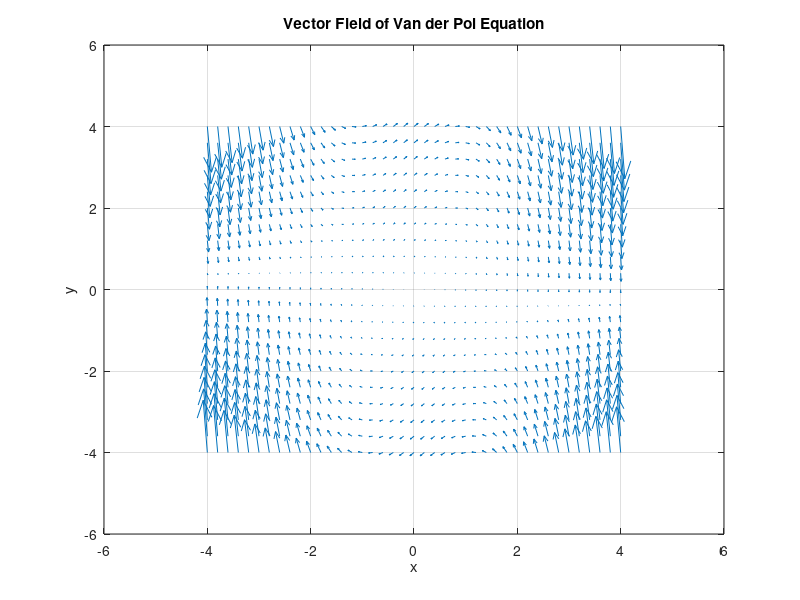
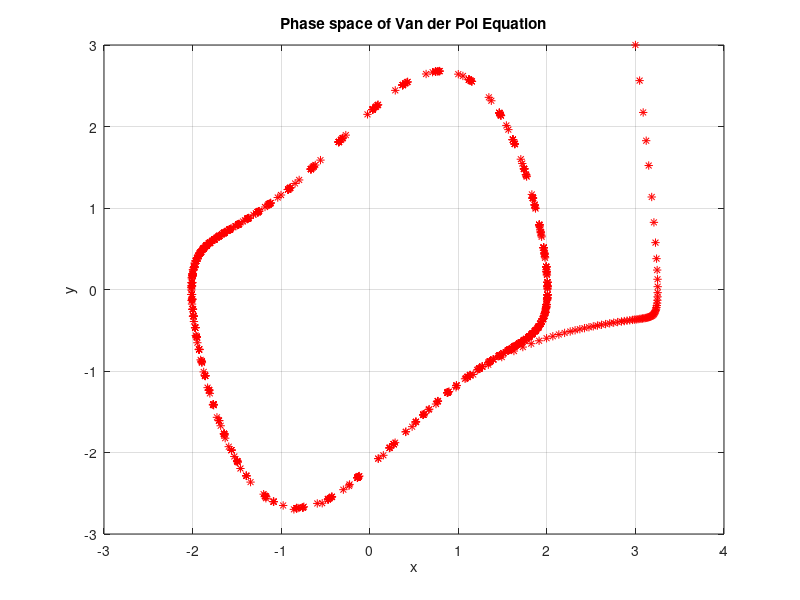

These figures' MATLAB source, in order:
%Vector Field of Van der Pole equation (2D Nonlinear)
function [t,x]=VdP_vector_field(~)
clc;clear all;close all;
[x, y]= meshgrid(-4:0.2:4, -4:0.4:4);
global mu; mu=1;
px=y;
py=-x+mu*(1-x.*x).*y;
%plot the results (phase space)
quiver(x,y,px,py,3);
grid on
xlabel('x');ylabel('y');
title('Vector Field of Van der Pol Equation');

tspan = [0 100]';%tspan=[t_start t_final];the interval of integration
x0 = [3 3]';%Intial Condition
[t,xx]=ode45(@vdp,tspan,x0);
%Van der Pole equation (in 2 1st order equations) in the form y' = f(t,y)
function dx=vdp(t,x)
dx=[x(2); -x(1)+mu*(1-x(1)*x(1))*x(2)];
end
%plot the results (phase space)
figure(2),plot(xx(:,1),xx(:,2),'r*');
grid on
xlabel('x');ylabel('y');
title('Phase space of Van der Pol Equation');
end